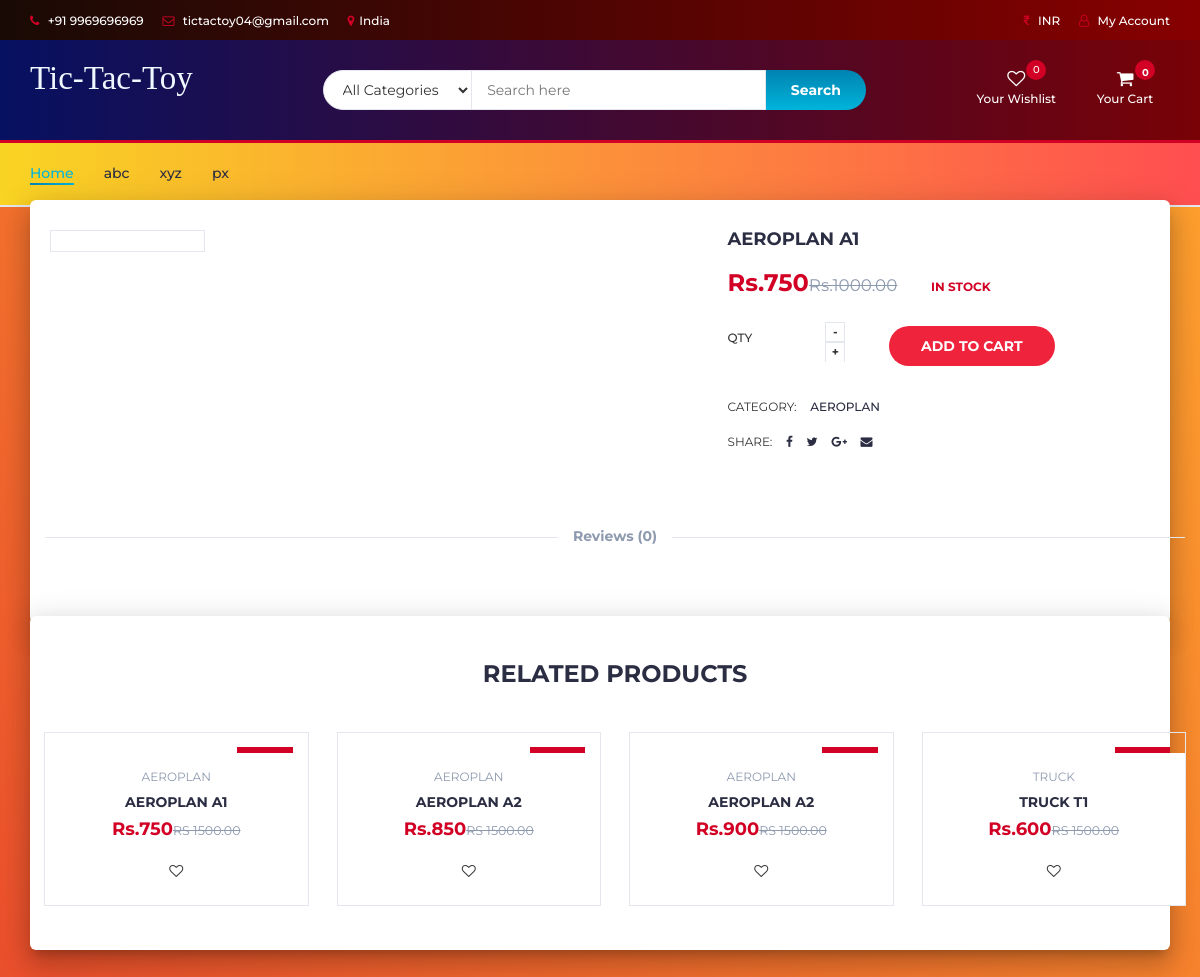
Page /product.php?p=1 on the committed database.
### tables this page shows
CREATE TABLE `products` (
  `product_id` int(100) NOT NULL,
  `product_cat` int(100) NOT NULL,
  `product_title` varchar(255) NOT NULL,
  `product_price` int(100) NOT NULL,
  `product_image` text NOT NULL
);

CREATE TABLE `categories` (
  `cat_id` int(100) NOT NULL,
  `cat_title` text NOT NULL
);

### product.php (the view, shortened to what this page needs)
<?php
include "header.php";
?>
		<div class="section main main-raised">
			<div class="container">
				<div class="row">
					<?php
								include 'db.php';
								$product_id = $_GET['p'];
								$sql = " SELECT * FROM products AS P,categories AS C WHERE P.product_cat = C.cat_id  AND P.product_id = '$product_id'";
								$result = mysqli_query($con, $sql);
								if (mysqli_num_rows($result) > 0)
								{
									while($row = mysqli_fetch_assoc($result))
									{
									echo '
                                <div class="col-md-5 col-md-push-2">
                                <div id="product-main-img">
                                    <div class="product-preview">
                                        <img src="product_images/'.$row['product_image'].'" alt="">
                                    </div>
                                </div>
                            </div>
                                <div class="col-md-2  col-md-pull-5">
                                <div id="product-imgs">
                                    <div class="product-preview">
                                        <img src="product_images/'.$row['product_image'].'" alt="">
                                    </div>
                                </div>
                            </div>
									';
									?>
									<?php
									echo '
							<div class="col-md-5">
								<div class="product-details">
									<h2 class="product-name">'.$row['product_title'].'</h2>
									<div>
										<h3 class="product-price">Rs.'.$row['product_price'].'<del class="product-old-price">Rs.1000.00 </del></h3>
										<span class="product-available">In Stock</span>
									</div>
									<div class="add-to-cart">
										<div class="qty-label">
											Qty
											<div class="input-number">
												<span class="qty-up">+</span>
												<span class="qty-down">-</span>
											</div>
										</div>
										<div class="btn-group" style="margin-left: 25px; margin-top: 15px">
										<button class="add-to-cart-btn" pid="'.$row['product_id'].'"  id="product" ><i class="fa fa-shopping-cart"></i> add to cart</button>
										</div>
									</div>
									<ul class="product-links">
										<li>Category:</li>
										<li><a href="#">'.$row["cat_title"].'</a></li>
									</ul>
									<ul class="product-links">
										<li>Share:</li>
										<li><a href="#"><i class="fa fa-facebook"></i></a></li>
										<li><a href="#"><i class="fa fa-twitter"></i></a></li>
										<li><a href="#"><i class="fa fa-google-plus"></i></a></li>
										<li><a href="#"><i class="fa fa-envelope"></i></a></li>
									</ul>
								</div>
							</div>
							';
							}
						}
						?>
					<div class="col-md-12">
						<div id="product-tab">
							<ul class="tab-nav">
								<?php
												include 'db.php';
												$product_id = $_GET['p'];
												$product_query = "SELECT COUNT(*) AS count FROM reviews WHERE product_id='$product_id'";
												$run_query = mysqli_query($con,$product_query);
												$row = mysqli_fetch_array($run_query);
												$reviews_count=$row["count"];
												echo '<li><a data-toggle="tab" href="#tab3">Reviews ('.$reviews_count.')</a></li>';
								?>
							</ul>
						</div>
					</div>
				</div>
			</div>
		</div>
		<div class="section main main-raised">
			<div class="container">
				<div class="row">
					<div class="col-md-12">
						<div class="section-title text-center">
							<h3 class="title">Related Products</h3>
						</div>
					</div>
								<?php
                    include 'db.php';
								$product_id = $_GET['p'];
					$product_query = "SELECT * FROM products,categories WHERE product_cat=cat_id AND product_id BETWEEN $product_id AND $product_id+3";
                $run_query = mysqli_query($con,$product_query);
                if(mysqli_num_rows($run_query) > 0){
                    while($row = mysqli_fetch_array($run_query)){
                        $pro_id    = $row['product_id'];
                        $pro_title = $row['product_title'];
                        $pro_price = $row['product_price'];
                        $pro_image = $row['product_image'];
                        $cat_name = $row["cat_title"];
                        echo "
                                <div class='col-md-3 col-xs-6'>
								<a href='product.php?p=$pro_id'><div class='product'>
									<div class='product-img'>
										<img src='product_images/$pro_image' style='max-height: 170px;' alt=''>
										<div class='product-label'>
											<span class='new'>NEW</span>
										</div>
									</div></a>
									<div class='product-body'>
										<p class='product-category'>$cat_name</p>
										<h3 class='product-name header-cart-item-name'><a href='product.php?p=$pro_id'>$pro_title</a></h3>
										<h4 class='product-price header-cart-item-info'>Rs.$pro_price<del class='product-old-price'>RS 1500.00</del></h4>
										<div class='product-btns'>
											<button pid='$pro_id' id='wishlist' class='add-to-wishlist'><i class='fa fa-heart-o'></i><span class='tooltipp'>add to wishlist</span></button>
										</div>
									</div>
									<div class='add-to-cart'>
										<button pid='$pro_id' id='product' class='add-to-cart-btn block2-btn-towishlist' href='#'><i class='fa fa-shopping-cart'></i> add to cart</button>
									</div>
								</div>
                                </div>
			";
		}
}
?>
<?php
include "footer.php";
?>

### header.php (shortened to what this page needs)
<!DOCTYPE html>
<html lang="en">
<head>
	<link type="text/css" rel="stylesheet" href="css/bootstrap.min.css" />
	<link type="text/css" rel="stylesheet" href="css/slick.css" />
	<link type="text/css" rel="stylesheet" href="css/slick-theme.css" />
	<link type="text/css" rel="stylesheet" href="css/nouislider.min.css" />
	<link rel="stylesheet" href="css/font-awesome.min.css">
	<link type="text/css" rel="stylesheet" href="css/style.css" />
	<link type="text/css" rel="stylesheet" href="css/accountbtn.css" />
</head>
<body>
	<header>
		<div id="top-header">
			<div class="container">
				<ul class="header-links pull-left">
					<li><a href="#"><i class="fa fa-phone"></i> +91 9969696969</a></li>
					<li><a href="#"><i class="fa fa-envelope-o"></i> tictactoy04@gmail.com</a></li>
					<li><a href="#"><i class="fa fa-map-marker"></i>India</a></li>
				</ul>
				<ul class="header-links pull-right">
					<li><a href="#"><i class="fa fa-inr"></i> INR</a></li>
					<li><?php
					include "db.php";
					if (isset($_SESSION["uid"])) {
						$sql = "SELECT first_name FROM user_info WHERE user_id='$_SESSION[uid]'";
						$query = mysqli_query($con, $sql);
						$row = mysqli_fetch_array($query);
						echo '
                               <div class="dropdownn">
                                  <a href="#" class="dropdownn" data-toggle="modal" data-target="#myModal" ><i class="fa fa-user-o"></i> HI ' . $row["first_name"] . '</a>
								  <div class="dropdownn-content">
								  	<a href="myorders.php"  ><i class="fa fa-shopping-basket" aria-hidden="true"></i>My Order</a>
                                    <a href="profile.php" ><i class="fa fa-user-circle" aria-hidden="true" ></i>My Profile</a>
                                    <a href="logout.php"  ><i class="fa fa-sign-in" aria-hidden="true"></i>Log out</a>
                                  </div>
                                </div>';
					} else {
						echo '
                                <div class="dropdownn">
                                  <a href="#" class="dropdownn" data-toggle="modal" data-target="#myModal" ><i class="fa fa-user-o"></i> My Account</a>
								  <div class="dropdownn-content">
								  	<a href="admin/login.php" ><i class="fa fa-user" aria-hidden="true" ></i>Admin</a>
                                    <a href="signin_form.php"><i class="fa fa-sign-in" aria-hidden="true" ></i>Login</a>
                                    <a href="signup_form.php"><i class="fa fa-user-plus" aria-hidden="true"></i>Register</a>
                                  </div>
                                </div>';
					}
					?>
					</li>
				</ul>
			</div>
		</div>
		<div id="header">
			<div class="container">
				<div class="row">
					<div class="col-md-3">
						<div class="header-logo">
							<a href="#" class="logo">
								<font style="font-style:normal; font-size: 33px;color: aliceblue;font-family: serif">
									Tic-Tac-Toy
								</font>
							</a>
						</div>
					</div>
					<div class="col-md-6">
							<div class="header-search">
								<form onsubmit="return false">
									<select class="input-select">
										<option value="0">All Categories</option>
									</select>
									<input class="input" id="search" type="text" placeholder="Search here">
									<button id="search_btn"   class="search-btn">Search</button>
								</form>
							</div>
						</div>
					<div class="col-md-3 clearfix">
						<div class="header-ctn">
							<div>
								<a href="wishlist.php">
									<i class="fa fa-heart-o"></i>
									<span>Your Wishlist</span>
									<div id="wishlist-badge" class="qty">0</div>
								</a>
							</div>
							<div class="dropdown">
								<a class="dropdown-toggle" data-toggle="dropdown" aria-expanded="true">
									<i class="fa fa-shopping-cart"></i>
									<span>Your Cart</span>
									<div class="badge qty">0</div>
								</a>
							</div>
						</div>
					</div>
				</div>
			</div>
		</div>
	</header>
	<nav id='navigation'>
		<div class="container" id="get_category_home">
			<div id="responsive-nav">
				<ul class="main-nav nav navbar-nav">
					<li class="active"><a href="index.php">Home</a></li>
					<li class="category" cid="1"><a href="store.php">abc</a></li>
					<li class="category" cid="2"><a href="store.php">xyz</a></li>
					<li class="category" cid="3"><a href="store.php">px</a></li>
				</ul>
			</div>
		</div>
	</nav>

### footer.php (shortened to what this page needs)
</body>
</html>

### accountbtn.css (style rules this page uses)
.dropdownn { position: relative; display: inline-block; }

### header.php (style rules this page uses)
#navigation { background: #FF4E50; background: -webkit-linear-gradient(to right, #F9D423, #FF4E50); background: linear-gradient(to right, #F9D423, #FF4E50); }
#header { background: #780206; background: -webkit-linear-gradient(to right, #061161, #780206); background: linear-gradient(to right, #061161, #780206); }
#top-header { background: #870000; background: -webkit-linear-gradient(to right, #190A05, #870000); background: linear-gradient(to right, #190A05, #870000); }

### rows in the picture
products: product_title "AEROPLAN A1", product_price "750", categories.cat_title "AEROPLAN"
products: categories.cat_title "AEROPLAN", product_title "AEROPLAN A2", product_price "850"
products: categories.cat_title "AEROPLAN", product_title "AEROPLAN A2", product_price "900"
products: categories.cat_title "TRUCK", product_title "TRUCK T1", product_price "600"

### other values in the picture
$reviews_count "0"
